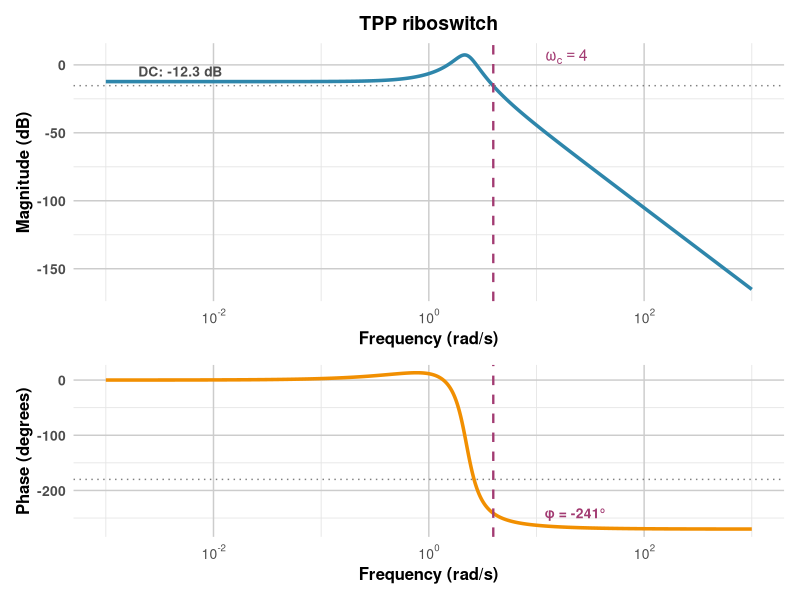
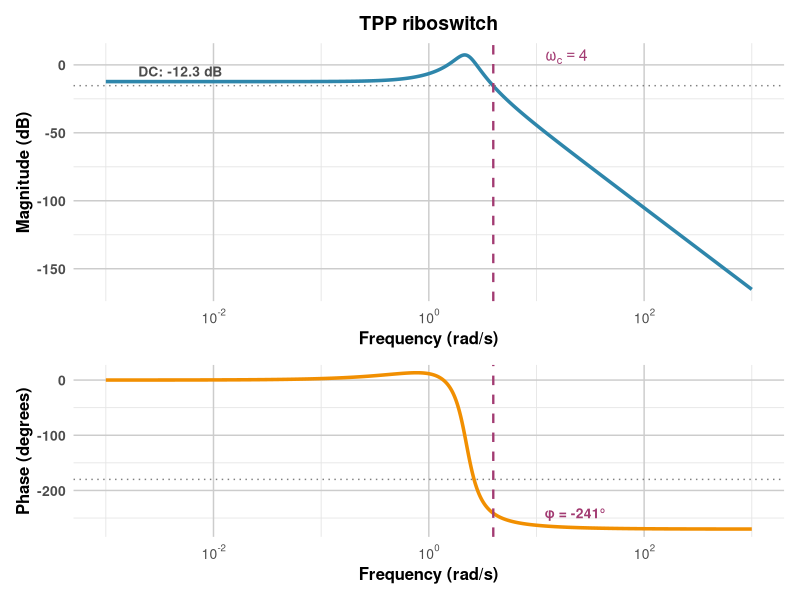
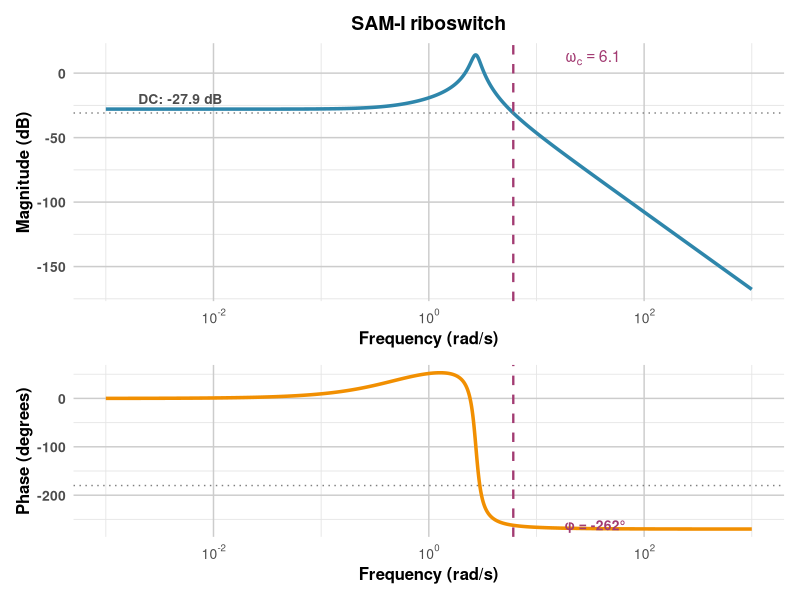
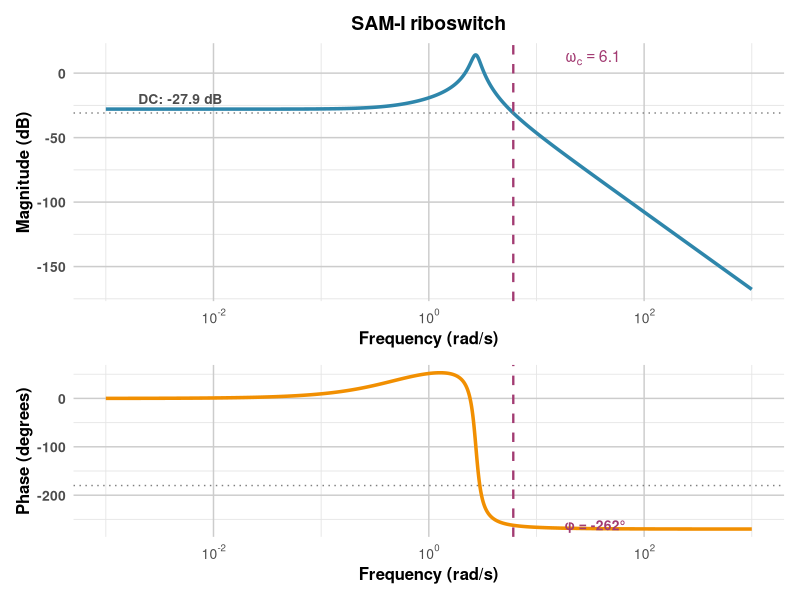
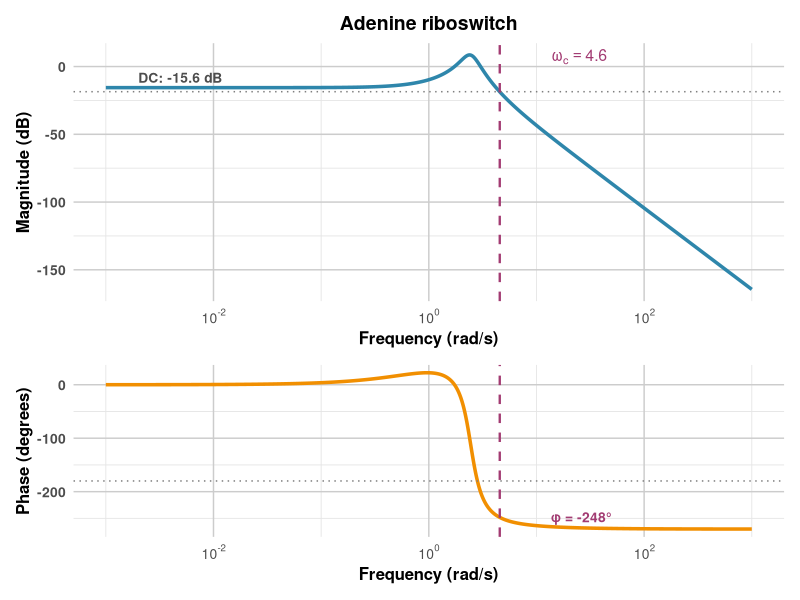
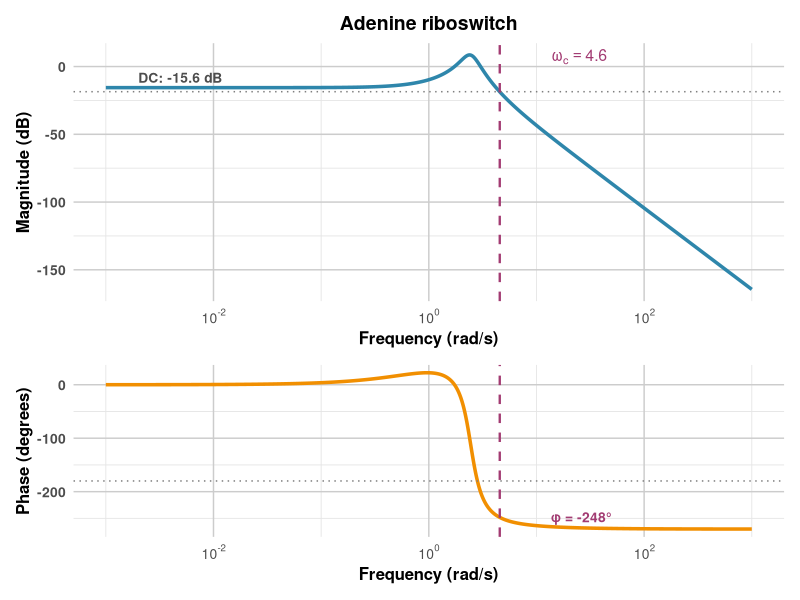
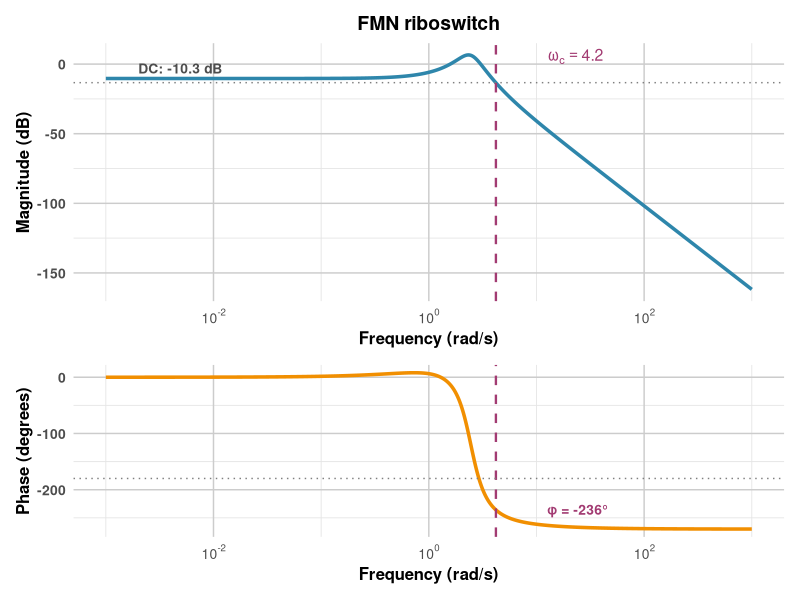
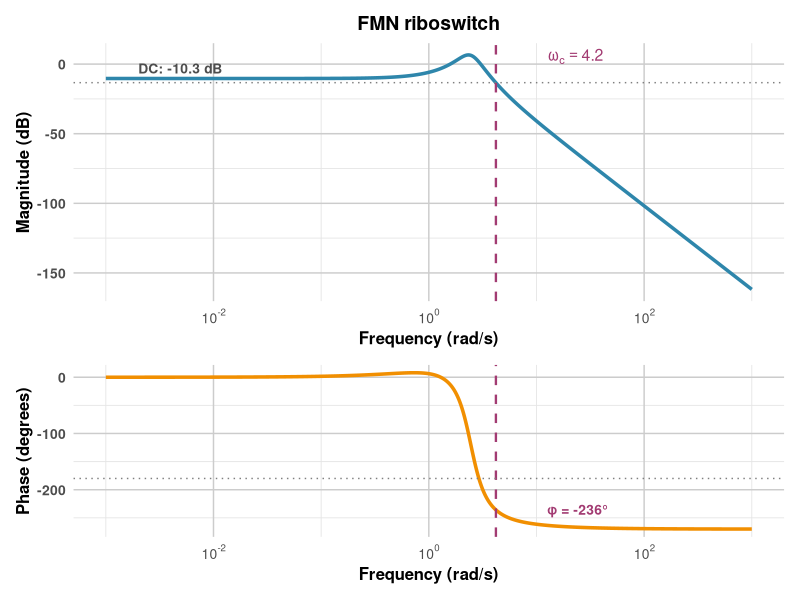

The R source for these figures, in order: (Note: this script raises an error after producing the figures.)
###############################################################################
# Riboswitch-based Bode plot analysis with known kinetic parameters
# Uses experimentally measured rate constants for model validation
# Formatted for PLOS Computational Biology submission
###############################################################################

library(ggplot2)
library(patchwork)
library(pracma)
library(stringr)
library(svglite)
library(scales)

# --------------------------
# Riboswitch kinetic parameters from literature
# --------------------------
# These are examples - adjust based on specific riboswitches used

# TPP riboswitch (Thiamine pyrophosphate) - well-characterized
# Binding/unbinding and conformational change rates
TPP_riboswitch <- list(
  name = "TPP riboswitch",
  k_on = 1.0,      # Ligand binding rate (μM^-1 s^-1)
  k_off = 0.1,     # Ligand unbinding rate (s^-1)
  k_fold = 50,     # Forward folding rate (s^-1)
  k_unfold = 1.0,  # Reverse folding rate (s^-1)
  reference = "Wickiser et al. 2005, Chem Biol"
)

# SAM-I riboswitch (S-adenosylmethionine)
SAM_riboswitch <- list(
  name = "SAM-I riboswitch",
  k_on = 2.5,
  k_off = 0.05,
  k_fold = 30,
  k_unfold = 0.5,
  reference = "Montange & Batey 2006, Nature"
)

# Adenine riboswitch
Adenine_riboswitch <- list(
  name = "Adenine riboswitch",
  k_on = 3.0,
  k_off = 0.2,
  k_fold = 20,
  k_unfold = 0.8,
  reference = "Lemay et al. 2006, RNA"
)

# FMN riboswitch (Flavin mononucleotide)
FMN_riboswitch <- list(
  name = "FMN riboswitch",
  k_on = 1.5,
  k_off = 0.15,
  k_fold = 40,
  k_unfold = 1.2,
  reference = "Winkler et al. 2002, Nat Struct Biol"
)

# PreQ1 riboswitch
PreQ1_riboswitch <- list(
  name = "PreQ1 riboswitch",
  k_on = 5.0,
  k_off = 0.03,
  k_fold = 60,
  k_unfold = 0.6,
  reference = "Klein et al. 2009, RNA"
)

# Collect all riboswitches
riboswitches <- list(TPP_riboswitch, SAM_riboswitch, Adenine_riboswitch, 
                     FMN_riboswitch, PreQ1_riboswitch)

# --------------------------
# User parameters
# --------------------------
freq_range_rad <- c(1e-3, 1e3)
n_points <- 2000

out_root <- "riboswitch_bode_outputs"

make_dir <- function(...) {
  dir <- file.path(..., fsep = .Platform$file.sep)
  if (!dir.exists(dir)) dir.create(dir, recursive = TRUE, showWarnings = FALSE)
  invisible(dir)
}

# --------------------------
# Convert riboswitch kinetics to transfer function parameters
# --------------------------
riboswitch_to_params <- function(riboswitch, ligand_conc = 1.0) {
  # Effective binding rate depends on ligand concentration
  k_bind_eff <- riboswitch$k_on * ligand_conc
  k_unbind <- riboswitch$k_off
  k_fold <- riboswitch$k_fold
  k_unfold <- riboswitch$k_unfold
  
  # Map to second-order system parameters
  # Natural frequency related to fastest transition
  omega_n <- sqrt(k_fold * k_bind_eff)
  
  # Damping related to rate ratios
  zeta <- (k_unbind + k_unfold) / (2 * omega_n)
  
  # For cascade representation
  k2 <- 2 * zeta * omega_n
  k3 <- omega_n
  k4 <- omega_n
  
  list(
    name = riboswitch$name,
    omega_n = omega_n,
    zeta = zeta,
    k2 = k2,
    k3 = k3,
    k4 = k4,
    k_bind = k_bind_eff,
    k_unbind = k_unbind,
    k_fold = k_fold,
    k_unfold = k_unfold,
    reference = riboswitch$reference
  )
}

unwrap_phase <- function(phase_rad) {
  n <- length(phase_rad)
  if (n <= 1) return(phase_rad)
  unwrapped <- numeric(n)
  unwrapped[1] <- phase_rad[1]
  for (i in 2:n) {
    delta <- phase_rad[i] - phase_rad[i-1]
    delta <- delta - 2*pi * round(delta / (2*pi))
    unwrapped[i] <- unwrapped[i-1] + delta
  }
  return(unwrapped)
}

# --------------------------
# Stage responses for riboswitch system
# --------------------------
stage_response_binding <- function(k2, k3, k4, omega_vec) {
  # Binding/unbinding stage
  s <- 1i * omega_vec
  numerator <- k3 * (s + k2)
  denominator <- s * (s + k2) + k3 * k4
  numerator / denominator
}

stage_response_conformational <- function(k2, k3, k4, omega_vec) {
  # Conformational change stage
  s <- 1i * omega_vec
  numerator <- k2 * k4
  denominator <- s * (s + k2) + k3 * k4
  numerator / denominator
}

riboswitch_response <- function(params, omega_vec, stage_type = "full") {
  if (stage_type == "binding") {
    H <- stage_response_binding(params$k2, params$k3, params$k4, omega_vec)
  } else if (stage_type == "conformational") {
    H <- stage_response_conformational(params$k2, params$k3, params$k4, omega_vec)
  } else {  # "full" - combined response
    H_bind <- stage_response_binding(params$k2, params$k3, params$k4, omega_vec)
    H_conf <- stage_response_conformational(params$k2, params$k3, params$k4, omega_vec)
    H <- H_bind * H_conf
  }
  
  mag_db <- 20 * log10(Mod(H))
  phase_rad <- Arg(H)
  phase_unwrapped <- unwrap_phase(phase_rad)
  phase_deg <- phase_unwrapped * 180 / pi
  
  list(H = H, magnitude = mag_db, phase = phase_deg, raw_phase = phase_rad)
}

# --------------------------
# Build riboswitch configurations
# --------------------------
build_riboswitch_configs <- function(ligand_conc = 1.0) {
  configs <- list()
  
  for (i in seq_along(riboswitches)) {
    rs <- riboswitches[[i]]
    params <- riboswitch_to_params(rs, ligand_conc)
    
    configs[[i]] <- list(
      id = paste0("riboswitch_", i, "_", gsub(" ", "_", rs$name)),
      desc = rs$name,
      short = paste0("RS-", i),
      params = params,
      stage_type = "full"
    )
  }
  
  configs
}

omega_rad <- 10^seq(log10(freq_range_rad[1]), log10(freq_range_rad[2]), length.out = n_points)
freq_hz <- omega_rad / (2 * pi)

# --------------------------
# Enhanced metrics computation
# --------------------------
compute_riboswitch_metrics <- function(df, params) {
  magnitude <- df$magnitude
  freq <- df$frequency
  phase <- df$phase
  
  dc_gain <- magnitude[1]
  hf_gain <- magnitude[length(magnitude)]
  
  # Peak magnitude
  peak_idx <- which.max(magnitude)
  peak_mag <- magnitude[peak_idx]
  peak_freq <- freq[peak_idx]
  
  # -3dB cutoff frequency
  cutoff <- dc_gain - 3
  idx_3db <- which(magnitude < cutoff)[1]
  freq_3db <- if (!is.na(idx_3db)) freq[idx_3db] else NA
  
  # Gain margin
  phase_crossover_idx <- which.min(abs(phase + 180))
  phase_crossover_freq <- freq[phase_crossover_idx]
  gain_at_crossover <- magnitude[phase_crossover_idx]
  gain_margin_dB <- -gain_at_crossover
  
  # Phase margin
  gain_crossover_idx <- which.min(abs(magnitude))
  gain_crossover_freq <- freq[gain_crossover_idx]
  phase_at_crossover <- phase[gain_crossover_idx]
  phase_margin_deg <- 180 + phase_at_crossover
  
  bandwidth <- freq_3db
  
  phase_initial <- phase[1]
  phase_final <- phase[length(phase)]
  
  # Return with kinetic parameters included
  data.frame(
    riboswitch = df$config[1],
    omega_n = round(params$omega_n, 3),
    zeta = round(params$zeta, 3),
    k_bind = round(params$k_bind, 3),
    k_unbind = round(params$k_unbind, 3),
    k_fold = round(params$k_fold, 2),
    k_unfold = round(params$k_unfold, 2),
    dc_gain_dB = round(dc_gain, 2),
    hf_gain_dB = round(hf_gain, 2),
    peak_mag_dB = round(peak_mag, 2),
    peak_freq = signif(peak_freq, 3),
    freq_3dB = signif(freq_3db, 3),
    bandwidth = signif(bandwidth, 3),
    gain_margin_dB = round(gain_margin_dB, 2),
    phase_crossover_freq = signif(phase_crossover_freq, 3),
    phase_margin_deg = round(phase_margin_deg, 1),
    gain_crossover_freq = signif(gain_crossover_freq, 3),
    phase_initial_deg = round(phase_initial, 1),
    phase_final_deg = round(phase_final, 1),
    reference = params$reference,
    stringsAsFactors = FALSE
  )
}

# --------------------------
# Enhanced plotting functions
# --------------------------
plot_riboswitch_mag <- function(df, metrics, title_text, x_label, show_annotations = TRUE) {
  p <- ggplot(df, aes(x = frequency, y = magnitude)) +
    geom_line(color = "#2E86AB", size = 1.2) +
    scale_x_log10(labels = trans_format("log10", math_format(10^.x))) +
    labs(x = x_label, y = "Magnitude (dB)", title = title_text) +
    theme_minimal(base_size = 12) +
    theme(
      plot.title = element_text(hjust = 0.5, face = "bold", size = 14),
      axis.title.x = element_text(face = "bold", size = 12),
      axis.title.y = element_text(face = "bold", size = 12),
      axis.text = element_text(face = "bold", size = 10),
      panel.grid.minor = element_line(color = "gray90", size = 0.3),
      panel.grid.major = element_line(color = "gray80", size = 0.5)
    )
  
  if (show_annotations && !is.na(metrics$freq_3dB)) {
    p <- p + geom_hline(yintercept = metrics$dc_gain_dB - 3, 
                       linetype = "dotted", color = "gray50", size = 0.5)
    
    p <- p + geom_vline(xintercept = metrics$freq_3dB, 
                       linetype = "dashed", color = "#A23B72", size = 0.8)
    
    label_text <- sprintf("ω[c] == %.2g", metrics$freq_3dB)
    
    p <- p + annotate("text", 
                     x = metrics$freq_3dB * 3, 
                     y = max(df$magnitude) * 0.85,
                     label = label_text,
                     parse = TRUE,
                     hjust = 0, size = 4, color = "#A23B72", fontface = "bold")
    
    p <- p + annotate("text",
                     x = min(df$frequency) * 2,
                     y = metrics$dc_gain_dB,
                     label = sprintf("DC: %.1f dB", metrics$dc_gain_dB),
                     hjust = 0, vjust = -0.5, size = 3.5, color = "gray30", fontface = "bold")
  }
  
  return(p)
}

plot_riboswitch_phase <- function(df, metrics, title_text, x_label, show_annotations = TRUE) {
  p <- ggplot(df, aes(x = frequency, y = phase)) +
    geom_line(color = "#F18F01", size = 1.2) +
    scale_x_log10(labels = trans_format("log10", math_format(10^.x))) +
    labs(x = x_label, y = "Phase (degrees)") +
    theme_minimal(base_size = 12) +
    theme(
      axis.title.x = element_text(face = "bold", size = 12),
      axis.title.y = element_text(face = "bold", size = 12),
      axis.text = element_text(face = "bold", size = 10),
      panel.grid.minor = element_line(color = "gray90", size = 0.3),
      panel.grid.major = element_line(color = "gray80", size = 0.5)
    )
  
  if (show_annotations && !is.na(metrics$freq_3dB)) {
    p <- p + geom_vline(xintercept = metrics$freq_3dB, 
                       linetype = "dashed", color = "#A23B72", size = 0.8)
    
    if (min(df$phase) < -180 && max(df$phase) > -180) {
      p <- p + geom_hline(yintercept = -180, 
                         linetype = "dotted", color = "gray50", size = 0.5)
    }
    
    phase_at_cutoff <- df$phase[which.min(abs(df$frequency - metrics$freq_3dB))]
    p <- p + annotate("text",
                     x = metrics$freq_3dB * 3,
                     y = phase_at_cutoff,
                     label = sprintf("φ = %.0f°", phase_at_cutoff),
                     hjust = 0, size = 3.5, color = "#A23B72", fontface = "bold")
  }
  
  return(p)
}

# --------------------------
# Create combined figure
# --------------------------
create_riboswitch_combined <- function(configs_list, omega_vec, x_label) {
  plots_list <- list()
  
  for (i in seq_along(configs_list)) {
    cfg <- configs_list[[i]]
    
    res <- riboswitch_response(cfg$params, omega_vec, cfg$stage_type)
    df <- data.frame(frequency = omega_vec,
                    magnitude = res$magnitude,
                    phase = res$phase,
                    config = cfg$desc,
                    stringsAsFactors = FALSE)
    
    metrics <- compute_riboswitch_metrics(df, cfg$params)
    
    p_mag <- plot_riboswitch_mag(df, metrics, 
                                  paste0("(", LETTERS[i], ") ", cfg$short),
                                  x_label, show_annotations = TRUE)
    
    p_phase <- plot_riboswitch_phase(df, metrics, "", x_label, show_annotations = TRUE)
    
    plots_list[[i]] <- p_mag / p_phase + plot_layout(heights = c(1.5, 1))
  }
  
  # Arrange in grid (2x3 for 5 riboswitches)
  combined <- (plots_list[[1]] | plots_list[[2]]) / 
              (plots_list[[3]] | plots_list[[4]]) /
              (plots_list[[5]] | plot_spacer())
  
  return(combined)
}

# --------------------------
# Main execution
# --------------------------
cat("Starting riboswitch Bode plot generation...\n")
cat("Using experimentally determined kinetic parameters\n")
cat("Formatted for PLOS Computational Biology\n\n")

rad_s_dir <- make_dir(out_root, "rad_s")
Hz_dir <- make_dir(out_root, "Hz")
summ_dir <- make_dir(out_root, "summaries")

# Test different ligand concentrations
ligand_concentrations <- c(0.1, 1.0, 10.0)  # μM

for (conc in ligand_concentrations) {
  cat(sprintf("\n=== Ligand concentration: %.1f μM ===\n", conc))
  
  configs <- build_riboswitch_configs(ligand_conc = conc)
  
  metrics_rad_list <- list()
  metrics_Hz_list <- list()
  
  # Generate individual plots
  for (i in seq_along(configs)) {
    cfg <- configs[[i]]
    cat(sprintf("Processing %s\n", cfg$desc))
    
    # rad/s
    res_rad <- riboswitch_response(cfg$params, omega_rad, cfg$stage_type)
    df_rad <- data.frame(frequency = omega_rad,
                        magnitude = res_rad$magnitude,
                        phase = res_rad$phase,
                        config = cfg$desc,
                        stringsAsFactors = FALSE)
    
    metrics_rad <- compute_riboswitch_metrics(df_rad, cfg$params)
    metrics_rad_list[[i]] <- metrics_rad
    
    p_mag_rad <- plot_riboswitch_mag(df_rad, metrics_rad, cfg$desc, "Frequency (rad/s)")
    p_phase_rad <- plot_riboswitch_phase(df_rad, metrics_rad, cfg$desc, "Frequency (rad/s)")
    p_full_rad <- p_mag_rad / p_phase_rad + plot_layout(heights = c(1.5, 1))
    
    png_dir <- make_dir(rad_s_dir, "PNG", sprintf("conc_%.1fuM", conc))
    pdf_dir <- make_dir(rad_s_dir, "PDF", sprintf("conc_%.1fuM", conc))
    safe_name <- gsub("[^A-Za-z0-9_-]", "_", cfg$id)
    
    ggsave(file.path(png_dir, paste0(safe_name, ".png")), 
           p_full_rad, width = 10, height = 7, dpi = 300)
    ggsave(file.path(pdf_dir, paste0(safe_name, ".pdf")), 
           p_full_rad, width = 10, height = 7)
    
    # Hz
    res_Hz <- riboswitch_response(cfg$params, omega_rad, cfg$stage_type)
    df_Hz <- data.frame(frequency = freq_hz,
                       magnitude = res_Hz$magnitude,
                       phase = res_Hz$phase,
                       config = cfg$desc,
                       stringsAsFactors = FALSE)
    
    metrics_Hz <- compute_riboswitch_metrics(df_Hz, cfg$params)
    metrics_Hz_list[[i]] <- metrics_Hz
  }
  
  # Generate combined figures
  cat("Generating combined riboswitch figure...\n")
  combined_rad <- create_riboswitch_combined(configs, omega_rad, "Frequency (rad/s)")
  combined_Hz <- create_riboswitch_combined(configs, freq_hz, "Frequency (Hz)")
  
  conc_label <- sprintf("conc_%.1fuM", conc)
  ggsave(file.path(out_root, paste0("Riboswitch_Bode_Combined_", conc_label, "_rad_s.png")), 
         combined_rad, width = 14, height = 16, dpi = 300)
  ggsave(file.path(out_root, paste0("Riboswitch_Bode_Combined_", conc_label, "_rad_s.pdf")), 
         combined_rad, width = 14, height = 16)
  ggsave(file.path(out_root, paste0("Riboswitch_Bode_Combined_", conc_label, "_Hz.png")), 
         combined_Hz, width = 14, height = 16, dpi = 300)
  ggsave(file.path(out_root, paste0("Riboswitch_Bode_Combined_", conc_label, "_Hz.pdf")), 
         combined_Hz, width = 14, height = 16)
  
  # Save metrics
  metrics_rad_df <- do.call(rbind, metrics_rad_list)
  metrics_Hz_df <- do.call(rbind, metrics_Hz_list)
  
  write.csv(metrics_rad_df, 
            file.path(summ_dir, paste0("riboswitch_metrics_", conc_label, "_rad_s.csv")), 
            row.names = FALSE)
  write.csv(metrics_Hz_df, 
            file.path(summ_dir, paste0("riboswitch_metrics_", conc_label, "_Hz.csv")), 
            row.names = FALSE)
}

cat("\n=== Riboswitch Bode analysis complete ===\n")
cat(sprintf("Output directory: %s\n", out_root))
cat("Combined riboswitch figures saved as Riboswitch_Bode_Combined_*.png/pdf\n")
cat("Individual plots organized by ligand concentration\n")
cat("Metrics with kinetic parameters saved in summaries/\n")
cat("\nNote: Adjust kinetic parameters based on your specific experimental data\n")
